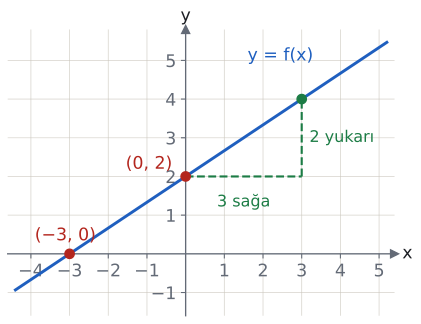

This chart was generated by the following Python code:
import sys; sys.path.insert(0, "tools")
from cizim import *

# f(x) = (2/3)x + 2 doğrusu: y eksenini (0, 2), x eksenini (−3, 0) noktasında keser.
# Adım üçgeni: (0, 2) noktasından 3 birim sağa, 2 birim yukarı -> (3, 4).
fig, ax = sekil(5.2, 4.4)
eksenler(ax, x=(-4.6, 5.4), y=(-1.6, 5.8))
ax.set_aspect("equal")
ax.set_xticks([-4, -3, -2, -1, 1, 2, 3, 4, 5]); ax.set_xticklabels(["−4", "−3", "−2", "−1", "1", "2", "3", "4", "5"])
ax.set_yticks([-1, 1, 2, 3, 4, 5]); ax.set_yticklabels(["−1", "1", "2", "3", "4", "5"])
xs = np.linspace(-4.4, 5.2, 50)
ax.plot(xs, 2 / 3 * xs + 2, color=MAVI)
ax.plot([0, 3], [2, 2], "--", color=YESIL, lw=1.6); ax.plot([3, 3], [2, 4], "--", color=YESIL, lw=1.6)
ax.text(1.5, 1.55, "3 sağa", ha="center", va="top", color=YESIL, fontsize=12)
ax.text(3.2, 3.0, "2 yukarı", ha="left", va="center", color=YESIL, fontsize=12)
nokta(ax, 0, 2, "(0, 2)", dx=-1.55, dy=0.2, renk=KIRMIZI)
nokta(ax, -3, 0, "(−3, 0)", dx=-0.9, dy=0.35, renk=KIRMIZI)
nokta(ax, 3, 4, "", renk=YESIL)
ax.text(1.6, 5.0, "y = f(x)", color=MAVI, fontsize=13)
kaydet(fig, __file__)
